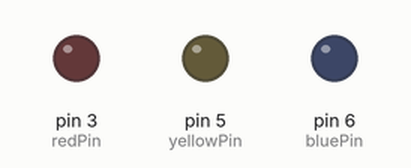
Bench run of a sketch on a simulated Arduino Uno, built with avr-gcc and run on an emulated ATmega328P. Parts: output pins drawn as LEDs (lit = HIGH).

Above: at 0.15 s.
At 3.45 s:
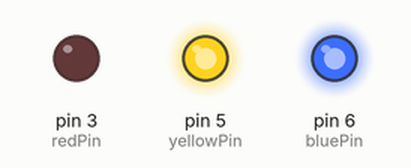
At 10.05 s:
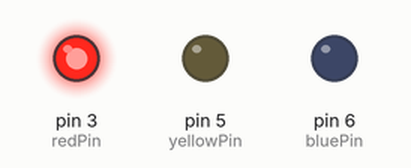
At 19.35 s:
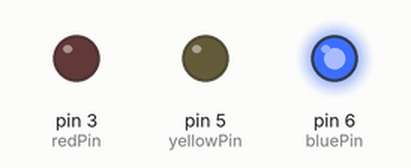
At 28.95 s:
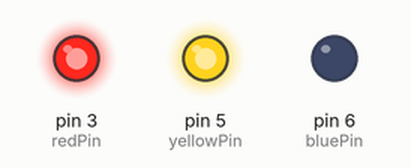
At 38.7 s:
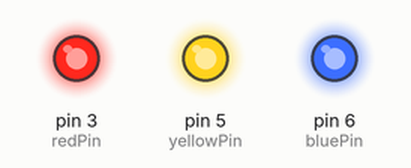
Timing chart, 0 to 40.0 s (numbered marks = the images above):
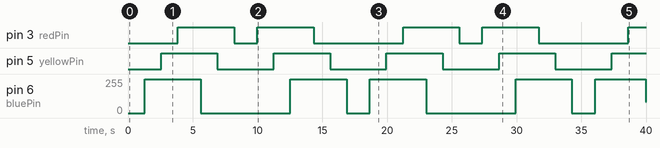

The sketch:

sketch.ino
```cpp
// Init -------------------------------------------------------------------- //


// Constants
#define bluePin       6
#define yellowPin     5
#define redPin        3
#define smoothlyDelay 5
#define pauseDelay    500


// Initial setup

void setup() {
  Serial.begin(9600);
  pinMode(bluePin, OUTPUT);
  pinMode(yellowPin, OUTPUT);
  pinMode(redPin, OUTPUT);
}


// Main loop

void loop() {
  onLedSmoothly(bluePin, smoothlyDelay);
  onLedSmoothly(yellowPin, smoothlyDelay);
  onLedSmoothly(redPin, smoothlyDelay);

  delay(pauseDelay);

  offLedSmoothly(bluePin, smoothlyDelay);
  offLedSmoothly(yellowPin, smoothlyDelay);
  offLedSmoothly(redPin, smoothlyDelay);

  delay(pauseDelay);

  onLedSmoothly(redPin, smoothlyDelay);
  onLedSmoothly(yellowPin, smoothlyDelay);
  onLedSmoothly(bluePin, smoothlyDelay);

  delay(pauseDelay);

  offLedSmoothly(redPin, smoothlyDelay);
  offLedSmoothly(yellowPin, smoothlyDelay);
  offLedSmoothly(bluePin, smoothlyDelay);

  delay(pauseDelay);
}


// Functions

void onLedSmoothly(int pin, int delay_in_millis) {
  for (int i = 0; i<=255; i++) {
      analogWrite(pin, i);
      delay(delay_in_millis);
  }
}

void offLedSmoothly(int pin, int delay_in_millis) {
  for (int i = 255; i >= 0; i--) {
      analogWrite(pin, i);
      delay(delay_in_millis);
  }
}
```

Measured:
- by itself, pin 3 (redPin): LOW → HIGH at 3.8 s, → LOW 4.3 s later, → HIGH 1.8 s later, → LOW 4.3 s later, … (9 changes in this stretch)
- by itself, pin 5 (yellowPin): alternates HIGH for 4.3 s and LOW for 4.3 s
- by itself, pin 6 (bluePin): 0/255 → 255/255 at 1.3 s, → 0/255 4.3 s later, → 255/255 6.9 s later, → 0/255 4.3 s later, … (10 changes in this stretch)
